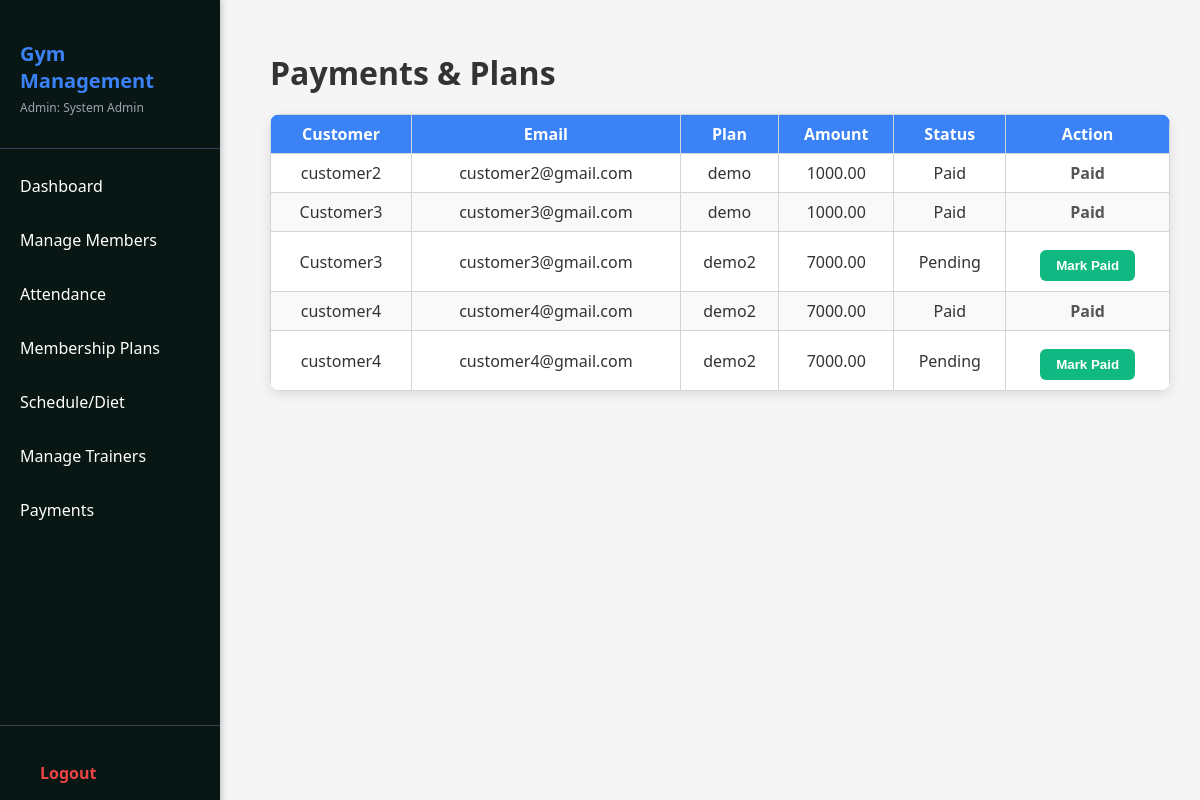
The page /admin/payments.php (signed in) on the database its author committed.
### tables this page shows
CREATE TABLE `payments` (
  `id` int(11) NOT NULL,
  `user_id` int(11) NOT NULL,
  `plan_id` int(11) NOT NULL,
  `status` enum('pending','paid') DEFAULT 'pending',
  `payment_date` timestamp NOT NULL DEFAULT current_timestamp(),
  `created_at` timestamp NOT NULL DEFAULT current_timestamp()
);

CREATE TABLE `users` (
  `id` int(11) NOT NULL,
  `full_name` varchar(100) DEFAULT NULL,
  `email` varchar(100) DEFAULT NULL,
  `password` varchar(255) DEFAULT NULL,
  `role` enum('admin','staff','customer') DEFAULT NULL,
  `phone` varchar(20) DEFAULT NULL,
  `profile_pic` varchar(255) DEFAULT NULL,
  `created_at` timestamp NOT NULL DEFAULT current_timestamp(),
  `reset_token` varchar(255) DEFAULT NULL,
  `reset_token_expiry` datetime DEFAULT NULL,
  `specialization` varchar(50) DEFAULT NULL
);

CREATE TABLE `plans` (
  `id` int(11) NOT NULL,
  `plan_name` varchar(100) DEFAULT NULL,
  `price` decimal(10,2) DEFAULT NULL,
  `duration` int(11) DEFAULT NULL,
  `created_at` timestamp NOT NULL DEFAULT current_timestamp()
);

### admin/payments.php (the view, shortened to what this page needs)
<?php
include("../config/db.php");
$payments = $conn->query("
SELECT p.id, u.full_name, u.email, pl.plan_name, pl.price AS amount, p.status
FROM payments p
JOIN users u ON p.user_id = u.id
JOIN plans pl ON p.plan_id = pl.id
");
?>
<link rel="stylesheet" href="../assets/payments.css">
<?php include("../config/sidebar.php"); ?>
<div class="content">
    <h1>Payments & Plans</h1>
    <table class="table">
        <thead>
            <tr>
                <th>Customer</th>
                <th>Email</th>
                <th>Plan</th>
                <th>Amount</th>
                <th>Status</th>
                <th>Action</th>
            </tr>
        </thead>
        <tbody>
        <?php while($row=$payments->fetch_assoc()){ ?>
            <tr>
                <td><?= $row['full_name'] ?></td>
                <td><?= $row['email'] ?></td>
                <td><?= $row['plan_name'] ?></td>
                <td><?= $row['amount'] ?></td>
                <td><?= ucfirst($row['status']) ?></td>
                <td>
                    <?php if($row['status']=='pending'){ ?>
                       <form method="POST" action="mark_paid.php" style="display:inline;">
    <button type="submit" name="mark_paid" class="btn update-btn">
        Mark Paid
    </button>
</form>
                    <?php } else { ?>
                        <span class="paid-label">Paid</span>
                    <?php } ?>
                </td>
            </tr>
        <?php } ?>
        </tbody>
    </table>
</div>

### assets/payments.css (style rules this page uses)
.table { width: 100%; border-collapse: collapse; background: #fff; border-radius: 10px; overflow: hidden; box-shadow: 0 4px 12px rgba(0,0,0,0.1); }
.table th, .table td { padding: 12px 15px; text-align: center; }
.table thead { background-color: #007bff; color: #fff; }
.table tbody tr:nth-child(even) { background-color: #f9f9f9; }
.btn { padding: 6px 12px; border-radius: 6px; text-decoration: none; font-weight: 500; margin: 2px; display: inline-block; }
.update-btn { background-color: #10b981; color: #fff; }
.paid-label { color: #555; font-weight: bold; }

### assets/style.css (style rules this page uses)
.content { margin-left:240px; padding:20px; }
button { background:#ebb025; color:white; padding:10px; border:none; border-radius:6px; cursor:pointer; }
.table { width: 100%; border-collapse: collapse; }
.table th, .table td { border: 1px solid #d1d5db; padding: 8px; text-align: center; }
.btn { padding: 10px 20px; text-decoration: none; border-radius: 6px; display: inline-block; margin-top: 15px; font-weight: 500; color: white; }
.content { margin-left: 240px; padding: 30px; }
h1, h2, h3 { margin-bottom: 20px; }
.btn { display: inline-block; padding: 8px 16px; border: none; border-radius: 6px; cursor: pointer; text-decoration: none; font-weight: bold; margin-top: 10px; transition: 0.2s; }
table { width: 100%; border-collapse: collapse; margin-bottom: 20px; }
table th, table td { border: 1px solid #dddddd00; padding: 12px; text-align: left; }
table th { background-color: #3b82f6; color: rgb(255, 255, 255); font-weight: 600; }
table tr:nth-child(even) { background-color: #f0f5ff; }
form button { width: auto; }

### rows shown on the page
payments: user.full_name "customer2", user.email "customer2@gmail.com", plan.plan_name "demo", plan.price "1000.00", status "Paid"
payments: user.full_name "Customer3", user.email "customer3@gmail.com", plan.plan_name "demo", plan.price "1000.00", status "Paid"
payments: user.full_name "Customer3", user.email "customer3@gmail.com", plan.plan_name "demo2", plan.price "7000.00", status "Pending"
payments: user.full_name "customer4", user.email "customer4@gmail.com", plan.plan_name "demo2", plan.price "7000.00", status "Paid"
payments: user.full_name "customer4", user.email "customer4@gmail.com", plan.plan_name "demo2", plan.price "7000.00", status "Pending"

### other values the page prints
$role "Admin"
$user['full_name'] "System Admin"
